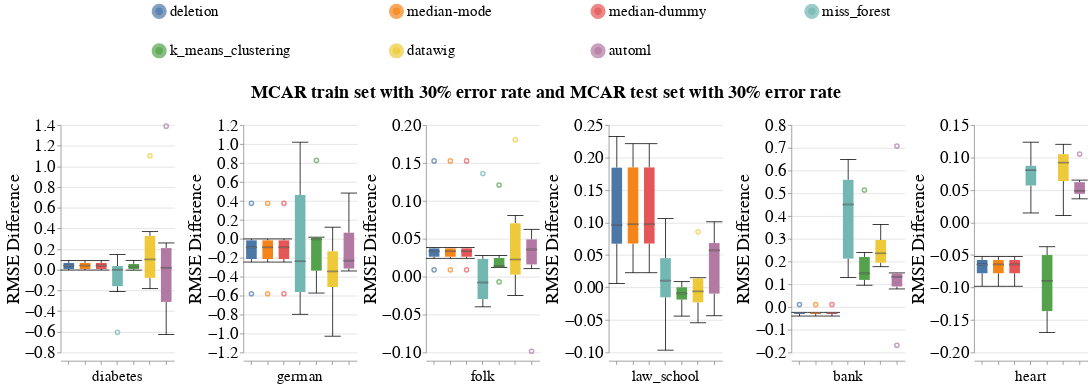

The notebook cell saved with this chart:
### Markdown cell above
### Disparity Metrics

### Code cell
# Numerical
dataset_to_column_name = {
    DIABETES_DATASET: 'SoundSleep',
    GERMAN_CREDIT_DATASET: 'duration',
    ACS_INCOME_DATASET: 'WKHP',
    LAW_SCHOOL_DATASET: 'ugpa',
    BANK_MARKETING_DATASET: 'campaign',
    CARDIOVASCULAR_DISEASE_DATASET: 'weight',
}
create_box_plots_for_diff_imputers_and_datasets(train_injection_scenario='MCAR3',
                                                test_injection_scenario='MCAR3',
                                                metric_name='rmse',
                                                dataset_to_column_name=dataset_to_column_name,
                                                dataset_to_group=DATASETS_SENSITIVE_ATTRS,
                                                db_client=db_client)

### Figure 1 — Vega-Lite specification as saved in the notebook (floating-point values rounded to 4 significant figures; data arrays with more than 128 entries replaced by an {"elided": "..."} marker saying what was removed)
{"config": {"view": {"continuousWidth": 400, "continuousHeight": 300, "stroke": null}, "axis": {"labelFontSize": 22, "labelFontWeight": "normal", "titleFontSize": 24, "titleFontWeight": "normal"}, "facet": {"spacing": 5}, "header": {"labelFontSize": 20, "labelOrient": "bottom", "labelPadding": 5, "titleFontSize": 24}, "legend": {"columns": 4, "direction": "horizontal", "labelFontSize": 20, "labelLimit": 400, "orient": "top", "symbolOffset": 120, "symbolStrokeWidth": 10, "titleAnchor": "middle", "titleFontSize": 22, "titleLimit": 300}, "title": {"fontSize": 24}}, "data": {"name": "data-3a24d07c2e50d05f09258af8e1f47dae"}, "mark": {"type": "boxplot", "median": {"stroke": "black", "strokeWidth": 0.7}, "ticks": true}, "encoding": {"color": {"field": "Null_Imputer_Name", "sort": ["deletion", "median-mode", "median-dummy", "miss_forest", "k_means_clustering", "datawig", "automl"], "title": null, "type": "nominal"}, "column": {"field": "Dataset_Name", "sort": ["diabetes", "german", "folk", "law_school", "bank", "heart"], "title": "MCAR train set with 30% error rate and MCAR test set with 30% error rate", "type": "nominal"}, "x": {"axis": {"labels": false}, "field": "Null_Imputer_Name", "sort": ["deletion", "median-mode", "median-dummy", "miss_forest", "k_means_clustering", "datawig", "automl"], "title": null, "type": "nominal"}, "y": {"field": "Rmse_Difference", "scale": {"zero": false}, "title": "RMSE Difference", "type": "quantitative"}}, "resolve": {"scale": {"y": "independent"}}, "width": 150, "$schema": "https://vega.github.io/schema/vega-lite/v4.17.0.json", "datasets": {"data-3a24d07c2e50d05f09258af8e1f47dae": {"elided": "252 records"}}}
